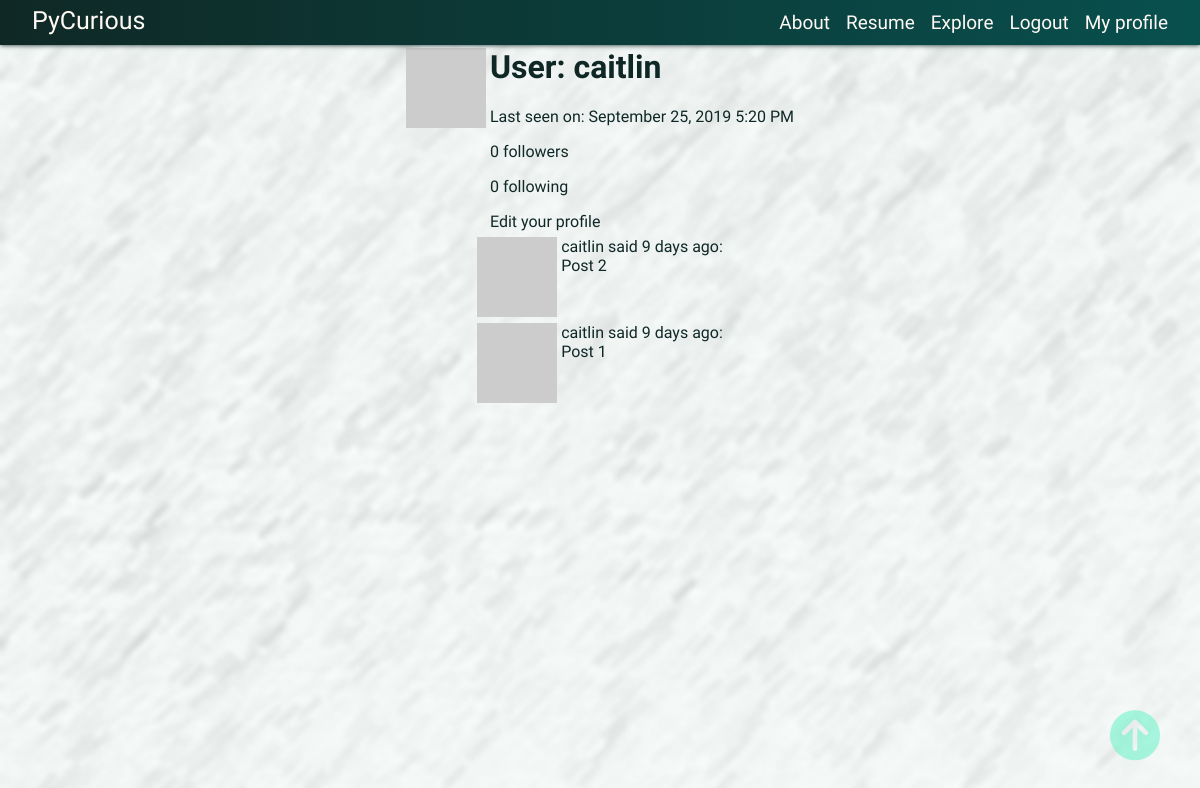
/user/caitlin (signed in), run on an earlier commit of the app's database.
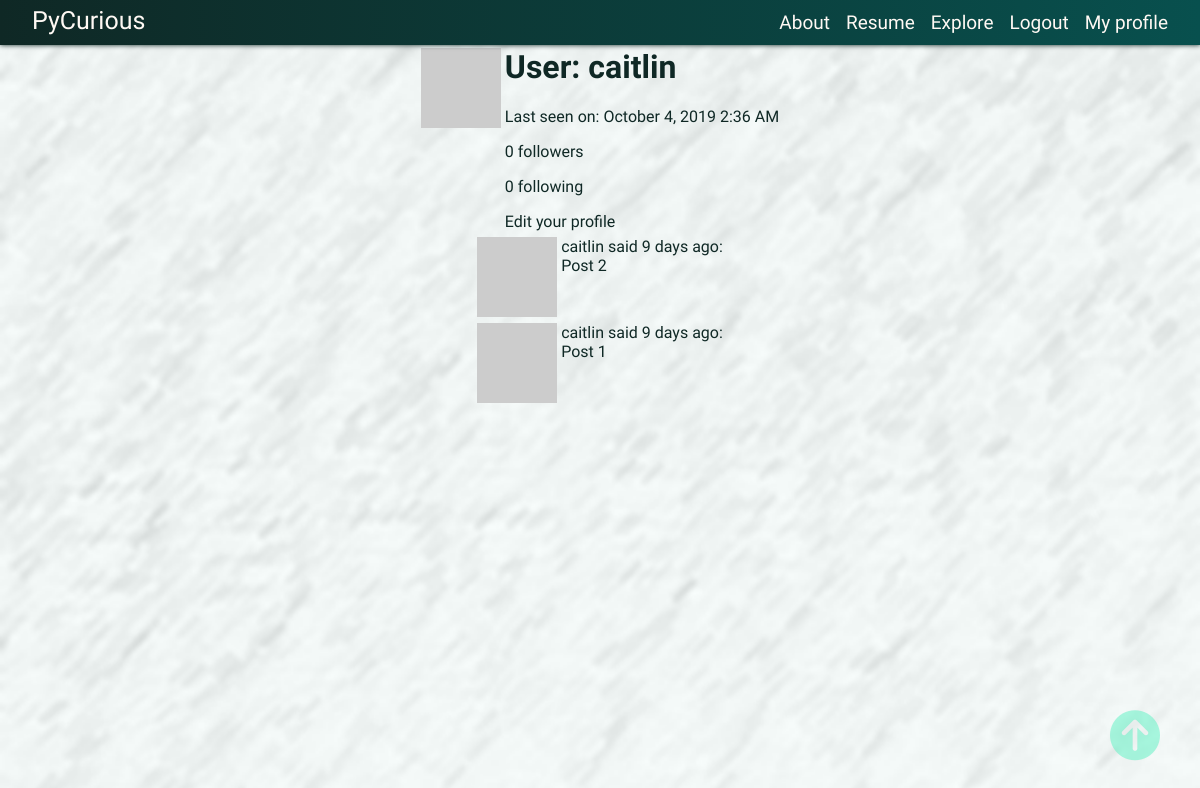
And on a later commit of the database.
### app/models.py (models this page shows, shortened)
class User(UserMixin,db.Model):
	id = db.Column(db.Integer, primary_key=True)
	username = db.Column(db.String(64), index=True, unique=True)
	email = db.Column(db.String(120), index=True,unique=True)
	password_hash = db.Column(db.String(128))
	comments = db.relationship('Comment',backref='author',lazy='dynamic')
	about_me = db.Column(db.String(140))
	last_seen = db.Column(db.DateTime, default=datetime.utcnow)
	followed = db.relationship(
		'User', secondary=followers,
		primaryjoin=(followers.c.follower_id == id),
		secondaryjoin=(followers.c.followed_id == id),
		backref = db.backref('followers',lazy='dynamic'),lazy='dynamic'
		)
	def avatar(self,size):
		digest = md5(self.email.lower().encode('utf-8')).hexdigest()
		return 'https://www.gravatar.com/avatar/{}?d=identicon&s={}'.format(digest,size)

class Comment(db.Model):
	id = db.Column(db.Integer, primary_key=True)
	body = db.Column(db.String(140))
	timestamp = db.Column(db.DateTime, index=True, default=datetime.utcnow)
	user_id = db.Column(db.Integer,db.ForeignKey('user.id'))

### app/main/routes.py (the view)
@bp.route('/user/<username>')
@login_required
def user(username):
    user = User.query.filter_by(username=username).first_or_404()
    page = request.args.get('page', 1, type=int)
    comments = user.comments.order_by(Comment.timestamp.desc()).paginate(
        page, current_app.config['COMMENTS_PER_PAGE'], False)
    next_url = url_for('main.user', username=user.username, page=comments.next_num) \
        if comments.has_next else None
    prev_url = url_for('main.user', username=user.username, page=comments.prev_num) \
        if comments.has_prev else None
    return render_template('user.html', user=user, comments=comments.items,
                           next_url=next_url, prev_url=prev_url)

### app/main/routes.py (called while the page is built)
@bp.before_app_request # ? before_request?
def before_request():
	if current_user.is_authenticated:
		current_user.last_seen = datetime.utcnow()
		db.session.commit()
	g.locale = str(get_locale())

### app/models.py (called while the page is built)
@login.user_loader
def load_user(id):
	return User.query.get(int(id))

### app/templates/user.html (shortened to what this page needs)
{% extends "base.html" %}
{% block content %}
	<table>
		<tr valign="top">
			<td><img src="{{ user.avatar(128) }}"></td>
			<td>
				<h1>User: {{ user.username }}</h1>
				{% if user.last_seen %}
					<p>Last seen on: {{ moment(user.last_seen).format('LLL') }} </p>
				{% endif %}
				<p>{{ user.followers.count() }} followers</p>
				<p>{{ user.followed.count() }} following</p>
				{% if user == current_user %}
					<p>
						<a href="{{ url_for('main.edit_profile') }}">
							Edit your profile
						</a>
					</p>
				{% elif not current_user.is_following(user) %}
					<p>
						<a href="{{ url_for('follow',username=user.username) }}">
							Follow
						</a>
					</p>
				{% else %}
					<p>
						<a href="{{ url_for('unfollow',username=user.username) }}">
							Unfollow
						</a>
					</p>
				{% endif %}
			</td>
		</tr>
	</table>
	<div class="comment-container">
		{% for comment in comments %}
			{% include 'partials/_comment.html' %}
		{% endfor %}
	</div>
{% endblock %}

### app/templates/base.html (shortened to what this page needs)
<html>
	<head>
		<link rel="stylesheet" href="{{ url_for('static', filename='css/main.css') }}">
	</head>
	<body>
		<div id="navbar">
			<div id="site-name">
				<a href="{{url_for('main.index')}}">PyCurious</a>
			</div>
			<div id="site-nav">
				{% if current_user.is_anonymous %}
				<a class="nav-link" href="{{url_for('auth.login')}}">Login</a>
				{% else %}
				<a class="nav-link" href="{{ url_for('main.explore') }}">About</a>
				<a class="nav-link" href="{{ url_for('main.resume') }}">Resume</a>
				<a class="nav-link" href="{{ url_for('main.explore') }}">Explore</a>
				<a class="nav-link" href="{{ url_for('auth.logout') }}">Logout</a>
				<a class="nav-link" href="{{ url_for('main.user', username=current_user.username) }}">My profile</a>
				{% endif %}
			</div>
		</div>
		<div class="arrow-up"><i class="fas fa-arrow-circle-up"></i></div>
			{% block content %}
			{% endblock %}
	</body>
</html>

### app/templates/partials/_comment.html
<table>
	<tr valign="top">
		<td>
			<img src="{{ comment.author.avatar(36) }}">
		</td>
		<td>
			<a href="{{ url_for('main.user', username=comment.author.username) }}">
				{{ comment.author.username }}
			</a>
			 said {{ moment(comment.timestamp).fromNow() }}:
			 <br>
			 {{ comment.body }}
		</td>
	</tr>
</table>

### app/static/css/main.css (style rules this page uses)
body { margin: 0px; padding: 0rem; width: 100%; display: flex; flex-direction: column; align-items: center; font-family: sans-serif; background-color: rgb(255,255,255); font-size: 50px; color: rgb(15,40,37); font-family: 'Open Sans Condensed', sans-serif; background-image: url(../img/snake_bg.png); background-repeat: no-repeat; background-size: cover; }
a { text-decoration: none; color: inherit; }
#navbar { margin: 0; padding: 0.4rem 0rem 0.6rem 0rem; width: 100%; display: flex; flex-direction: row; align-items: baseline; justify-content: space-between; background-image: linear-gradient(to right, rgb(15,40,37), rgb(8,80,78)); font-size: .5em; position: relative; box-shadow: 0px 0px 5px 0px rgba(15,40,37,1); }
#site-name { margin-left: 2rem; color: rgb(255,249,244); }
#site-nav { display: flex; align-items: center; padding-right: 1rem; }
.nav-link { margin-right: 1rem; color: rgb(255,249,244); font-size: .76em; }
.arrow-up { color: rgba(87,242,193,0.5); font-size: 1em; position: fixed; bottom: 5vh; right: 5vh; }

What changed in the data, as far as the page shows it:
changed User "caitlin": last_seen "September 25, 2019 5:20 PM" → "October 4, 2019 2:36 AM"
